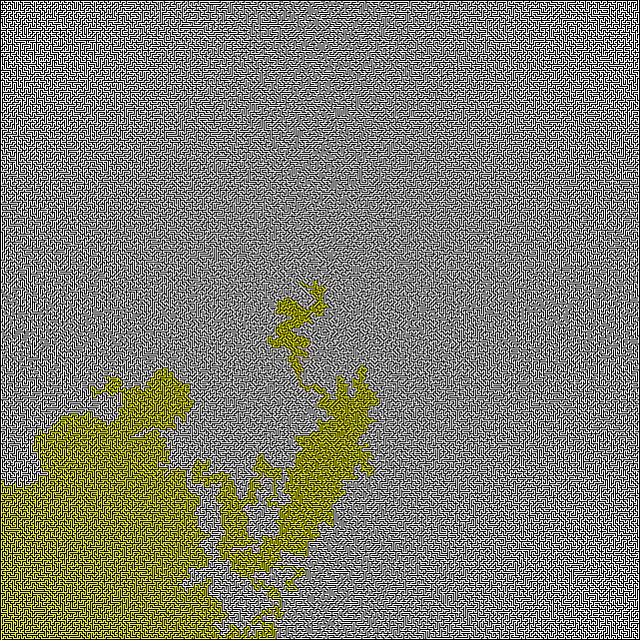
#> input picture frame 2 of maze/A star vid.mp4, 640 x 640 px, given in place of the camera
$ python camera_to_vid.py
#> lines starting #> are read from the running program, lines starting #| are printed output that depends on the picture
import cv2
from PIL import Image
#also creating a video from the cavera and saves it in a .avi file
cap = cv2.VideoCapture(0)
if (cap.isOpened() == False):
    print("Error opening video stream or file")


frame_width = int(cap.get(3))
frame_height = int(cap.get(4))

size = (frame_width, frame_height)


result = cv2.VideoWriter('fileam.avi',
                         cv2.VideoWriter_fourcc(*'MJPG'),
                         10, size)

# Read until video is completed
while (cap.isOpened()):
    # Capture frame-by-frame
    try:
        ret, frame = cap.read()
#> frame is the input picture: shape (640, 640, 3); mean B, G, R 113.7, 126.3, 126.3
        if ret == True:

            img = Image.fromarray(frame)
            img = img.convert("RGBA")
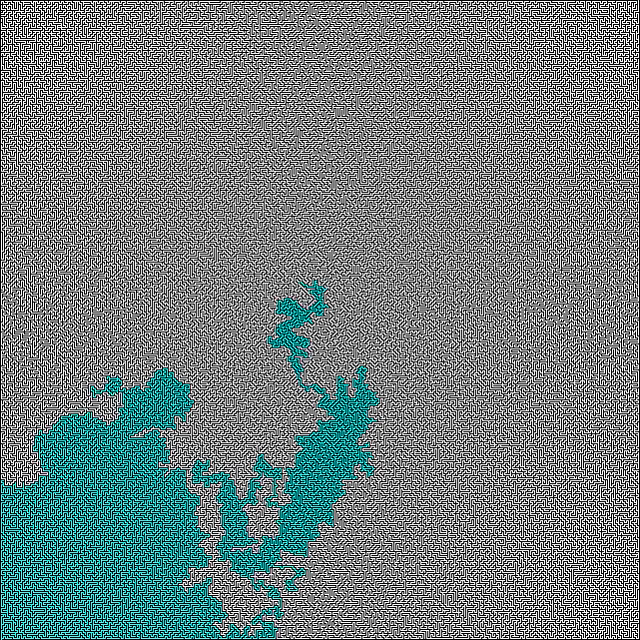
#> img: PIL image 640x640 RGBA; mean R, G, B, A 113.7, 126.3, 126.3, 255
            img = img.resize((50, 50))
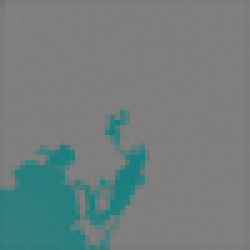
#> img: PIL image 50x50 RGBA (shown 5 times larger); mean R, G, B, A 113.9, 126.5, 126.5, 255

            result.write(frame)

            height, width = img.size
#> height = 50; width = 50
            color = ' .;-:!>7?CO$QHNM'

            pixel = img.load()

            for h in range(height):
                for w in range(width):
                    rgb = pixel[w, h]

                    sum_of_rgb = 0

                    for i in range(len(rgb) - 1):
                        sum_of_rgb += rgb[i]

                    x = sum_of_rgb // 3
                    x = x // len(color)

                    print(color[x], end="")

                print()

            # Press Q on keyboard to  exit
            if cv2.waitKey(20) & 0xFF == ord('q'):
#> (key q is pressed here)
                cap.release()
                result.release()
                break


        else:
            cap.release()
            result.release()
            break
    except:
        cap.release()
        result.release()
        exit()
        pass

# When everything done, release the video capture object
cap.release()
result.release()


cv2.destroyAllWindows()


"""note: its half working, i see the ascii chars in the console but:
1. i cant stop the program by prerssing Q or S

2. the vid (output) is in .avi form but just from the camera and not from the ascii chars"""

$ run again, starting later in the video
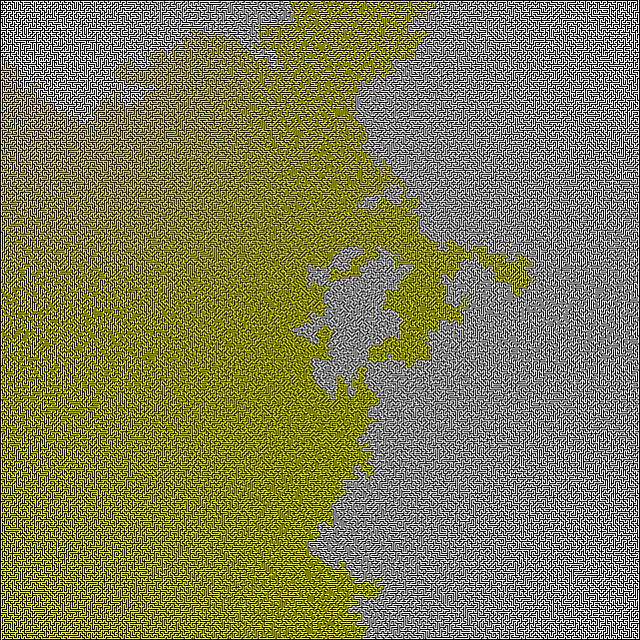
#> input picture frame 10 of maze/A star vid.mp4, 640 x 640 px, given in place of the camera
#> frame is the input picture: shape (640, 640, 3); mean B, G, R 77.2, 126, 126.2
#> `img = img.convert("RGBA")`:
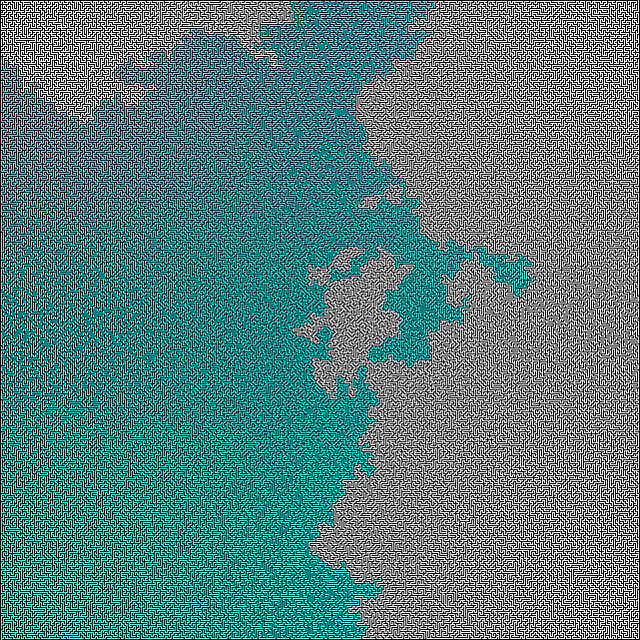
#> img: PIL image 640x640 RGBA; mean R, G, B, A 77.2, 126, 126.2, 255
#> `img = img.resize((50, 50))`:
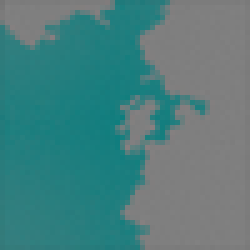
#> img: PIL image 50x50 RGBA (shown 5 times larger); mean R, G, B, A 77.3, 126.2, 126.3, 255

$ run again, starting later in the video
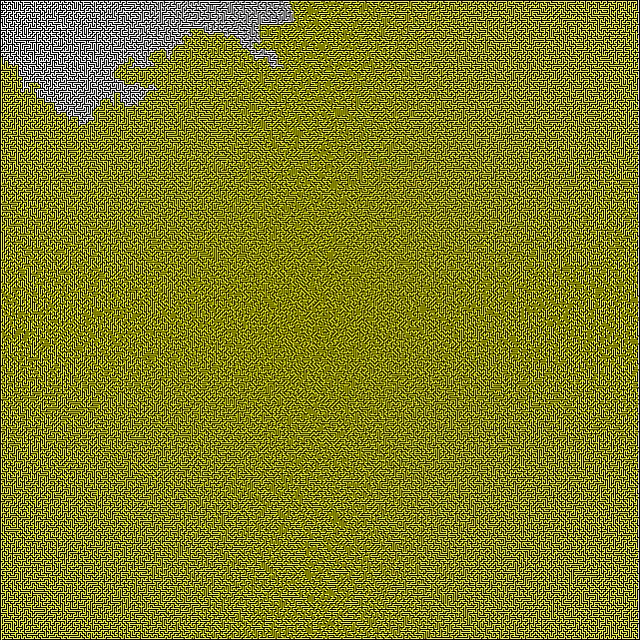
#> input picture frame 19 of maze/A star vid.mp4, 640 x 640 px, given in place of the camera
#> frame is the input picture: shape (640, 640, 3); mean B, G, R 41.2, 125.7, 126
#> `img = img.convert("RGBA")`:
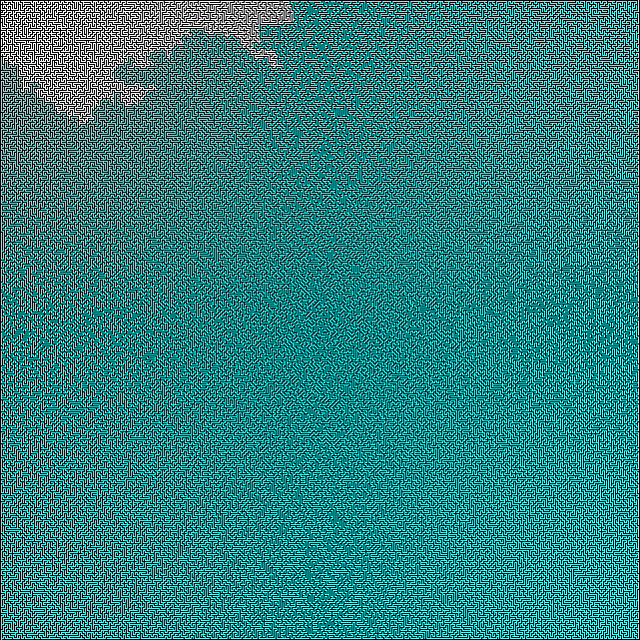
#> img: PIL image 640x640 RGBA; mean R, G, B, A 41.2, 125.7, 126, 255
#> `img = img.resize((50, 50))`:
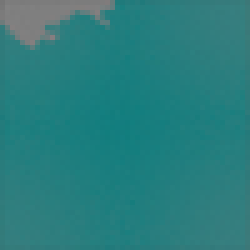
#> img: PIL image 50x50 RGBA (shown 5 times larger); mean R, G, B, A 41.2, 125.9, 126.1, 255
